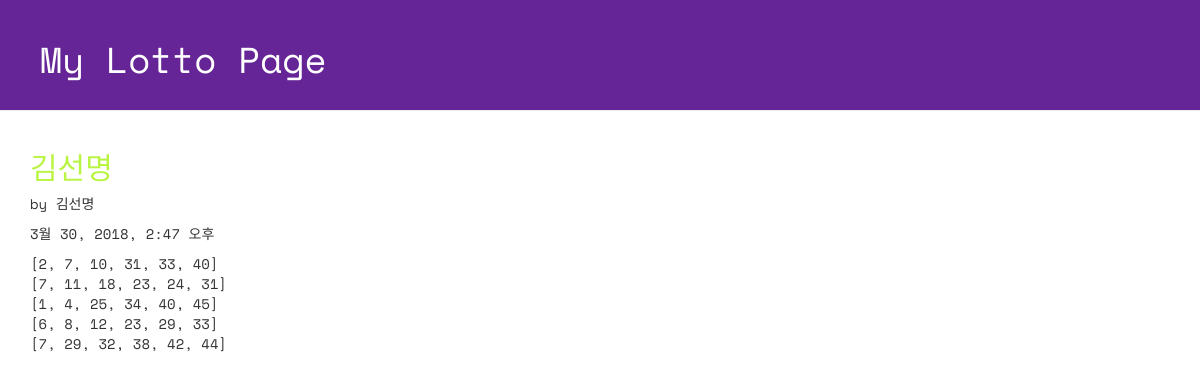
Screenshot of /lotto/1/detail/ with the database file from the repository.
### lotto/models.py (models this page shows, shortened)
class GuessNumber(models.Model):
    name = models.CharField(max_length =24)
    lottos = models.CharField(max_length = 255,default = '[1,2,3,4,5,6]')
    text = models.CharField(max_length = 255)
    num_lotto = models.IntegerField(default = 5)
    update_date = models.DateTimeField()

### lotto/views.py (the view)
# urls.py: url(r'^(?P<lottokey>[0-9]+)/detail/$', views.detail, name='detail'),
def detail(request, lottokey):
    lotto = GuessNumber.objects.get(pk = lottokey)
    return render(request, "lotto/detail.html" , {"lotto" : lotto})

### lotto/templates/lotto/detail.html (shortened to what this page needs)
<!DOCTYPE html>
{% load staticfiles %}
<html lang="ko">
<head>
  <link rel="stylesheet" href="//maxcdn.bootstrapcdn.com/bootstrap/3.2.0/css/bootstrap.min.css">
  <link rel="stylesheet" href="//maxcdn.bootstrapcdn.com/bootstrap/3.2.0/css/bootstrap-theme.min.css">
  <link rel="stylesheet" href="{% static 'css/lotto.css'%}">
</head>
<body>
  <div class="page-header">
  <h1>My Lotto Page</h1>
  </div>
  <div class="container lotto">
    <h2>{{lotto.text}}</h2>
    <p> by {{lotto.name}}</p>
    <p> {{lotto.update_date}}</p>
    <p> {{lotto.lottos|linebreaksbr}}</p>
  </div>
</body>
</html>

### lotto/static/css/lotto.css (style rules this page uses)
.page-header { background-color: #652596; margin-top: 0; padding: 20px 20px 20px 40px; font-family: 'Space Mono', monospace; }
.page-header h1 { color: #FFFFFF; }
.container { font-family: 'Space Mono', monospace; }
.container h2 { color: #b9f442; }

### rows the page displays
GuessNumber: text "김선명", name "김선명", update_date "3월 30, 2018, 2:47 오후", lottos "[2, 7, 10, 31, 33, 40] [7, 11, 18, 23, 24, 31] [1, 4, 25, 34, 40, 45] [6, 8, 12, 23, 29, 33] [7, 29, 32, 38, 42, 44]"
